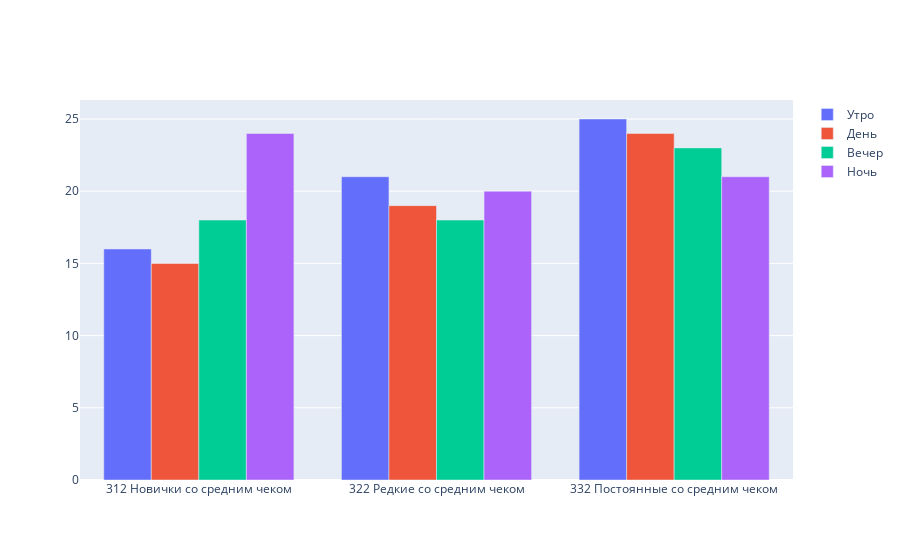

Source (notebook cell):
### Code cell
import plotly.graph_objects as go
index = ['312 Новички со средним чеком', '322 Редкие со средним чеком', '332 Постоянные со средним чеком']
y = view2order_daytime.loc[index, :]

fig = go.Figure(data=[
    go.Bar(name='Утро', x=index, y=y['1 Утро']),
    go.Bar(name='День', x=index, y=y['2 День']),
    go.Bar(name='Вечер', x=index, y=y['3 Вечер']),
    go.Bar(name='Ночь', x=index, y=y['4 Ночь']),
])
# Change the bar mode
fig.update_layout(barmode='group')
fig.show()

### Figure 1 — Plotly figure (JSON) as saved in the notebook; plotly's stock layout.template omitted (floating-point values rounded to 4 significant figures)
{"data": [{"name": "Утро", "type": "bar", "x": ["312 Новички со средним чеком", "322 Редкие со средним чеком", "332 Постоянные со средним чеком"], "y": [16, 21, 25]}, {"name": "День", "type": "bar", "x": ["312 Новички со средним чеком", "322 Редкие со средним чеком", "332 Постоянные со средним чеком"], "y": [15, 19, 24]}, {"name": "Вечер", "type": "bar", "x": ["312 Новички со средним чеком", "322 Редкие со средним чеком", "332 Постоянные со средним чеком"], "y": [18, 18, 23]}, {"name": "Ночь", "type": "bar", "x": ["312 Новички со средним чеком", "322 Редкие со средним чеком", "332 Постоянные со средним чеком"], "y": [24, 20, 21]}], "layout": {"barmode": "group"}}
